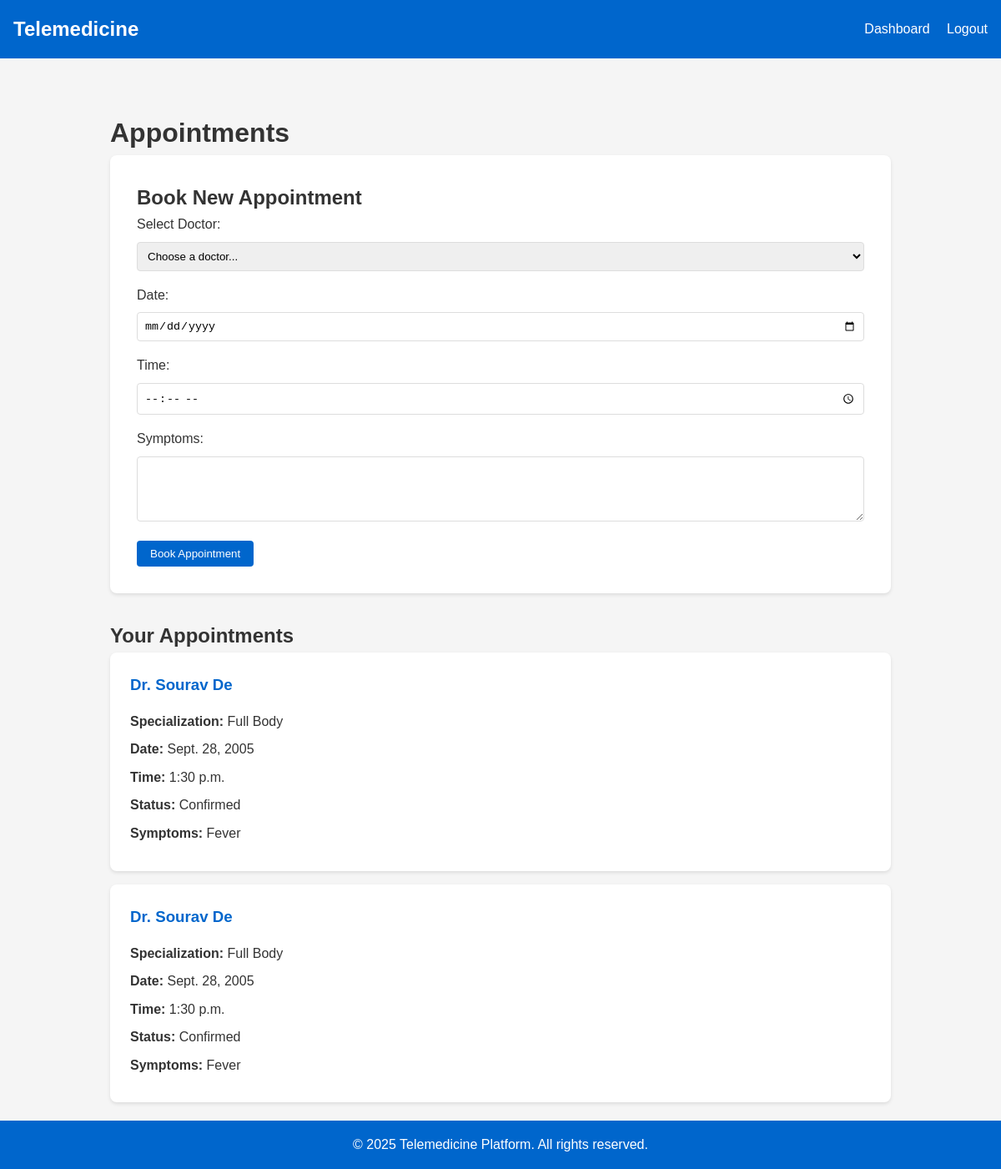
/appointments/ (signed in), run on the app's committed database.
### core/models.py (models this page shows)
class Appointment(models.Model):
    STATUS_CHOICES = [
        ('pending', 'Pending'),
        ('confirmed', 'Confirmed'),
        ('cancelled', 'Cancelled'),
        ('completed', 'Completed'),
    ]
    doctor = models.ForeignKey(Doctor, on_delete=models.CASCADE)
    patient = models.ForeignKey(Patient, on_delete=models.CASCADE)
    date = models.DateField()
    time = models.TimeField()
    status = models.CharField(max_length=20, choices=STATUS_CHOICES, default='pending')
    symptoms = models.TextField(blank=True)
    diagnosis = models.TextField(blank=True)
    prescription = models.TextField(blank=True)
    meeting_link = models.URLField(blank=True)

class Doctor(models.Model):
    user = models.OneToOneField(User, on_delete=models.CASCADE)
    specialization = models.CharField(max_length=100)
    license_number = models.CharField(max_length=50, unique=True)
    experience_years = models.PositiveIntegerField(default=0)
    available_times = models.JSONField(default=dict)

class User(AbstractUser):
    is_doctor = models.BooleanField(default=False)
    is_patient = models.BooleanField(default=True)
    phone_number = models.CharField(max_length=15, blank=True)
    address = models.TextField(blank=True)

### core/views.py (the view, shortened to what this page needs)
# urls.py: path("appointments/", views.AppointmentView.as_view(), name="appointments"),
@method_decorator(login_required, name='dispatch')
class AppointmentView(View):
    def get(self, request):
        if request.user.is_patient:
            appointments = Appointment.objects.filter(patient=request.user.patient)
            doctors = Doctor.objects.all()
            return render(request, 'appointments.html', {
                'appointments': appointments,
                'doctors': doctors
            })
        else:
            appointments = Appointment.objects.filter(doctor=request.user.doctor)
            return render(request, 'appointments.html', {'appointments': appointments})

### core/templates/appointments.html (shortened to what this page needs)
{% extends 'base.html' %}
{% block content %}
<div class="appointments-container">
    <h1>Appointments</h1>
    {% if user.is_patient %}
    <div class="book-appointment">
        <h2>Book New Appointment</h2>
        <form id="appointment-form" method="post">
            <div class="form-group">
                <label for="doctor">Select Doctor:</label>
                <select name="doctor_id" id="doctor" required>
                    <option value="">Choose a doctor...</option>
                </select>
            </div>
            <div class="form-group">
                <label for="date">Date:</label>
                <input type="date" name="date" id="date" required>
            </div>
            <div class="form-group">
                <label for="time">Time:</label>
                <input type="time" name="time" id="time" required>
            </div>
            <div class="form-group">
                <label for="symptoms">Symptoms:</label>
                <textarea name="symptoms" id="symptoms" rows="4"></textarea>
            </div>
            <button type="submit" class="btn">Book Appointment</button>
        </form>
    </div>
    {% endif %}
    <div class="appointments-list">
        <h2>Your Appointments</h2>
        {% if appointments %}
            {% for appointment in appointments %}
                <div class="appointment-card">
                    {% if user.is_patient %}
                        <h3>Dr. {{ appointment.doctor.user.get_full_name|default:appointment.doctor.user.username }}</h3>
                        <p><strong>Specialization:</strong> {{ appointment.doctor.specialization }}</p>
                    {% else %}
                        <h3>{{ appointment.patient.user.get_full_name|default:appointment.patient.user.username }}</h3>
                    {% endif %}
                    <p><strong>Date:</strong> {{ appointment.date }}</p>
                    <p><strong>Time:</strong> {{ appointment.time }}</p>
                    <p><strong>Status:</strong> <span class="status {{ appointment.status }}">{{ appointment.status|title }}</span></p>
                    {% if appointment.symptoms %}
                        <p><strong>Symptoms:</strong> {{ appointment.symptoms }}</p>
                    {% endif %}
                </div>
            {% endfor %}
        {% else %}
            <p>No appointments found.</p>
        {% endif %}
    </div>
</div>
{% endblock %}

### core/templates/base.html (shortened to what this page needs)
<!DOCTYPE html>
<html lang="en">
<head>
    <link rel="stylesheet" href="/static/css/style.css">
</head>
<body>
    <nav class="navbar">
        <div class="nav-brand">Telemedicine</div>
        <div class="nav-links">
            {% if user.is_authenticated %}
                {% if user.is_doctor %}
                    <a href="{% url 'doctor_dashboard' %}">Dashboard</a>
                {% else %}
                    <a href="{% url 'patient_dashboard' %}">Dashboard</a>
                {% endif %}
                <a href="{% url 'logout' %}">Logout</a>
            {% else %}
                <a href="{% url 'login' %}">Login</a>
                <a href="{% url 'register' %}">Register</a>
            {% endif %}
        </div>
    </nav>
    <main class="container">
        {% block content %}
        {% endblock %}
    </main>
    <footer class="footer">
        <p>&copy; 2025 Telemedicine Platform. All rights reserved.</p>
    </footer>
</body>
</html>

### core/static/css/style.css (style rules this page uses)
:root { --primary-color: #0066cc; --secondary-color: #004c99; --background-color: #f5f5f5; --text-color: #333333; }
* { margin: 0; padding: 0; box-sizing: border-box; }
body { font-family: Arial, sans-serif; line-height: 1.6; background-color: var(--background-color); color: var(--text-color); }
.navbar { background-color: var(--primary-color); padding: 1rem; display: flex; justify-content: space-between; align-items: center; color: white; }
.nav-brand { font-size: 1.5rem; font-weight: bold; }
.nav-links a { color: white; text-decoration: none; margin-left: 1rem; }
.container { max-width: 1200px; margin: 0 auto; padding: 2rem; }
.form-group { margin-bottom: 1rem; }
.form-group label { display: block; margin-bottom: 0.5rem; }
.form-group input, .form-group select, .form-group textarea { width: 100%; padding: 0.5rem; border: 1px solid #ddd; border-radius: 4px; }
.btn { display: inline-block; padding: 0.5rem 1rem; background-color: var(--primary-color); color: white; border: none; border-radius: 4px; cursor: pointer; text-decoration: none; }
.footer { background-color: var(--primary-color); color: white; text-align: center; padding: 1rem; position: fixed; bottom: 0; width: 100%; }

### core/templates/appointments.html (style rules this page uses)
.appointments-container { max-width: 1000px; margin: 0 auto; padding: 2rem; }
.book-appointment { background: white; padding: 2rem; border-radius: 8px; box-shadow: 0 2px 4px rgba(0,0,0,0.1); margin-bottom: 2rem; }
.appointments-list { margin-top: 2rem; }
.appointment-card { background: white; padding: 1.5rem; border-radius: 8px; box-shadow: 0 2px 4px rgba(0,0,0,0.1); margin-bottom: 1rem; }
.appointment-card h3 { margin-bottom: 1rem; color: var(--primary-color); }
.appointment-card p { margin-bottom: 0.5rem; }
#appointment-form .form-group { margin-bottom: 1rem; }
#appointment-form select, #appointment-form input[type="date"], #appointment-form input[type="time"], #appointment-form textarea { width: 100%; padding: 0.5rem; border: 1px solid #ddd; border-radius: 4px; }
#appointment-form textarea { resize: vertical; }

### data on the page
Appointment: doctor.user.get_full_name "Sourav De", doctor.specialization "Full Body", date "Sept. 28, 2005", time "1:30 p.m.", status "Confirmed", symptoms "Fever"
Appointment: doctor.user.get_full_name "Sourav De", doctor.specialization "Full Body", date "Sept. 28, 2005", time "1:30 p.m.", status "Confirmed", symptoms "Fever"
